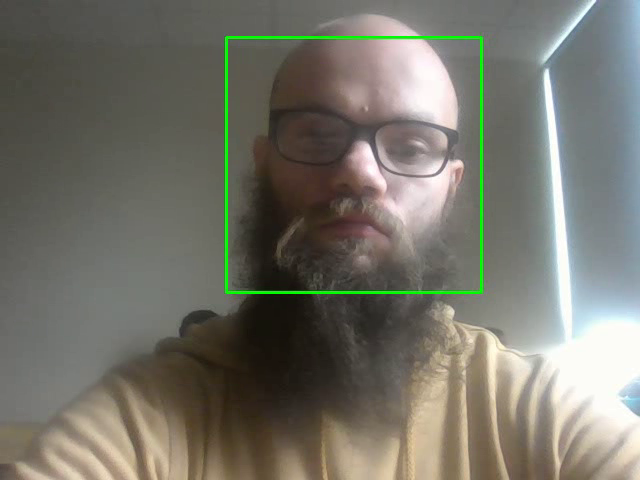
#> input picture frame 54 of Weeks/W0601/output.avi, 640 x 480 px, given in place of the camera
$ python face_detector_final.py
#> lines starting #> are read from the running program, lines starting #| are printed output that depends on the picture; after the words box and inside, x2 and y2 are one past the last pixel; in counts of white or black regions, pixels touching at a corner belong together
#COS 470 Image processing and CV -- xin zhang
#code example: face detector

import cv2

# Load the pre-trained Haar Cascade classifier for face detection
face_cascade = cv2.CascadeClassifier(cv2.data.haarcascades + 'haarcascade_frontalface_default.xml')

# Open a connection to the webcam (0 is usually the default camera)
cap = cv2.VideoCapture(0)

# Define the codec and create VideoWriter object to save the video
fourcc = cv2.VideoWriter_fourcc(*'XVID')
out = cv2.VideoWriter('output.avi', fourcc, 20.0, (int(cap.get(3)), int(cap.get(4))))

# Loop to continuously get frames from the camera
while True:
    # Capture frame-by-frame
    ret, frame = cap.read()
#> frame is the input picture: shape (480, 640, 3); mean B, G, R 105.7, 115.7, 116.9

    if not ret:
        break

    # Convert the frame to grayscale (face detection typically works better in grayscale)
    gray = cv2.cvtColor(frame, cv2.COLOR_BGR2GRAY)
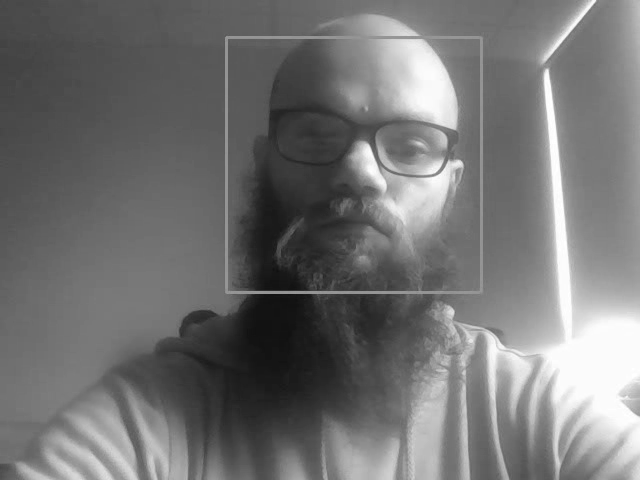
#> gray: shape (480, 640); min 16, max 255, mean 114.9

    # Detect faces in the frame
    faces = face_cascade.detectMultiScale(gray, scaleFactor=1.1, minNeighbors=5, minSize=(30, 30))
#> faces = [[235, 41, 248, 248]]

    # Draw green rectangles around detected faces
    for (x, y, w, h) in faces:
        cv2.rectangle(frame, (x, y), (x+w, y+h), (0, 255, 0), 2)
#> this loop made 1 pass
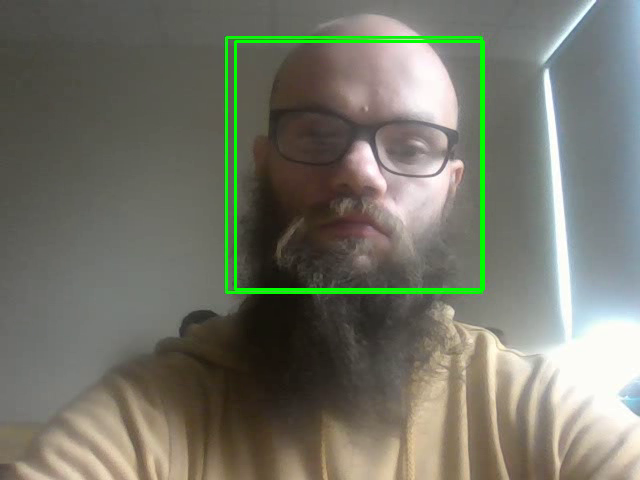
#> frame: shape (480, 640, 3); 0.97% of pixels changed, all inside (x1, y1, x2, y2) = (234, 40, 485, 291)

    # Write the frame into the output file
    out.write(frame)

    # Display the resulting frame
    cv2.imshow('Face Detection', frame)

    # Break the loop if the user presses the 'q' key
    if cv2.waitKey(1) & 0xFF == ord('q'):
#> (key q is pressed here)
        break

# Release the camera and file writer and close all OpenCV windows
cap.release()
out.release()
cv2.destroyAllWindows()

$ run again, starting later in the video
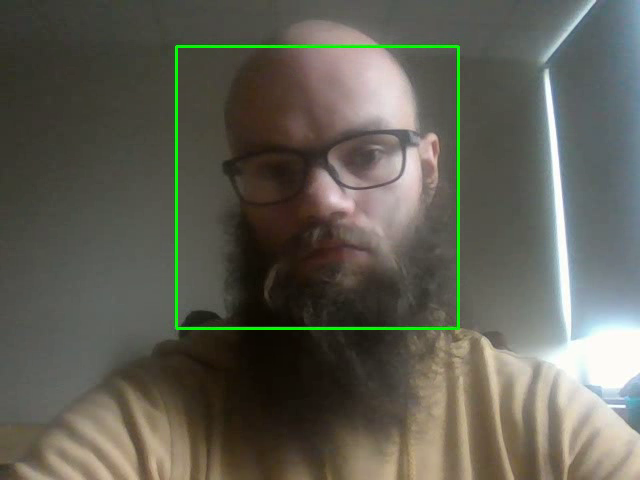
#> input picture frame 243 of Weeks/W0601/output.avi, 640 x 480 px, given in place of the camera
#> frame is the input picture: shape (480, 640, 3); mean B, G, R 84.3, 94.8, 95.7
#> `gray = cv2.cvtColor(frame, cv2.COLOR_BGR2GRAY)`:
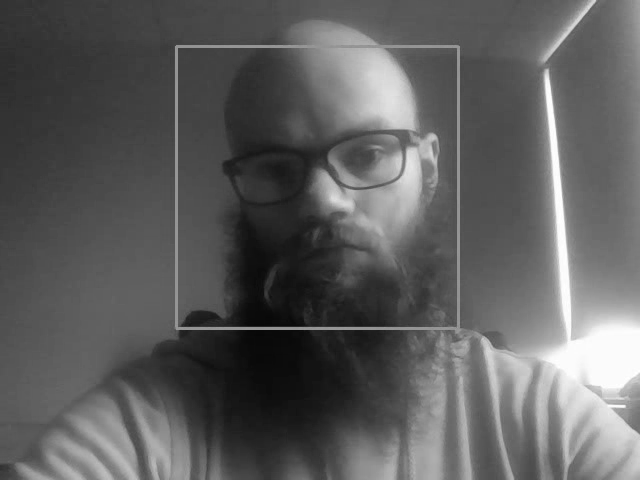
#> gray: shape (480, 640); min 7, max 255, mean 93.9
#> faces = [[300, 83, 157, 157], [174, 42, 282, 282]]
#> the loop `for (x, y, w, h) in faces:` made 2 passes
#> after the loop `for (x, y, w, h) in faces:`:
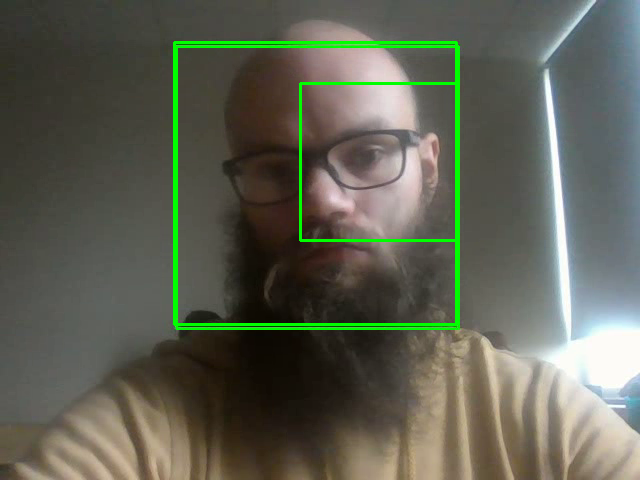
#> frame: shape (480, 640, 3); 1.6% of pixels changed, all inside (x1, y1, x2, y2) = (173, 41, 459, 326)

$ run again, starting later in the video
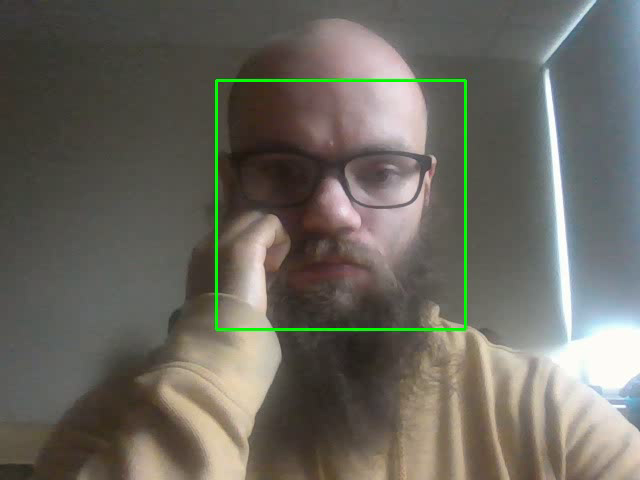
#> input picture frame 432 of Weeks/W0601/output.avi, 640 x 480 px, given in place of the camera
#> frame is the input picture: shape (480, 640, 3); mean B, G, R 95.3, 103.7, 106.2
#> `gray = cv2.cvtColor(frame, cv2.COLOR_BGR2GRAY)`:
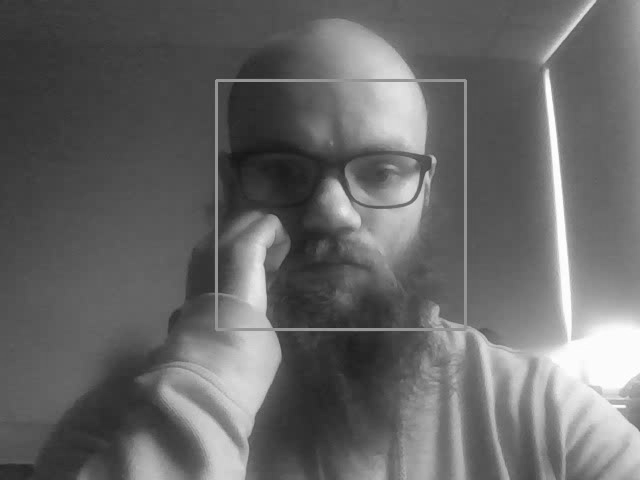
#> gray: shape (480, 640); min 22, max 255, mean 103.5
#> faces = [[222, 80, 248, 248]]
#> the loop `for (x, y, w, h) in faces:` made 1 pass
#> after the loop `for (x, y, w, h) in faces:`:
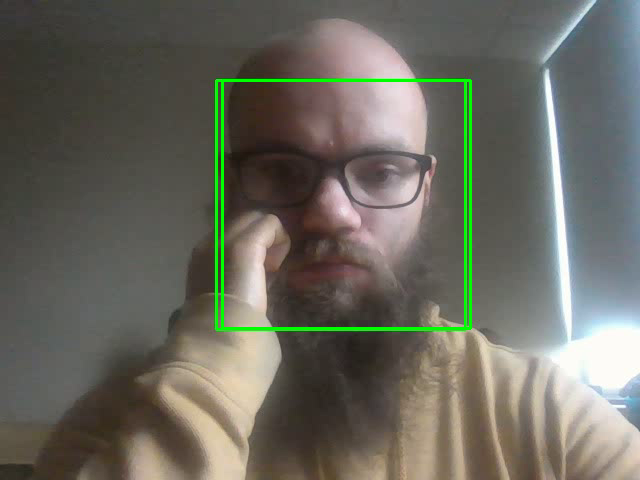
#> frame: shape (480, 640, 3); 0.92% of pixels changed, all inside (x1, y1, x2, y2) = (221, 79, 472, 330)
